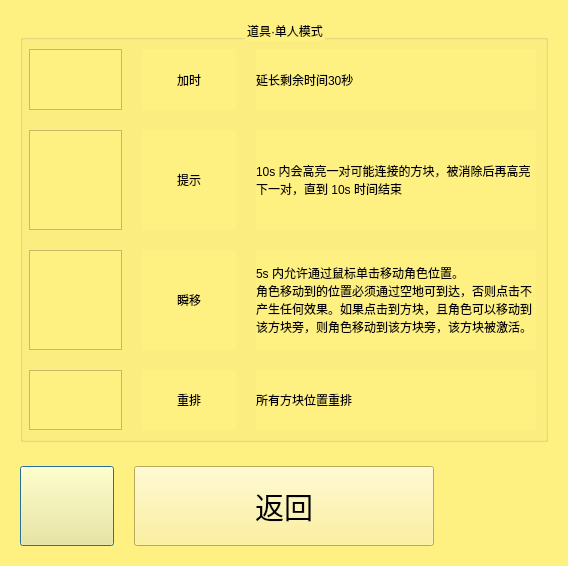
<?xml version="1.0" encoding="UTF-8"?>
<ui version="4.0">
 <class>GameHelp</class>
 <widget class="QDialog" name="GameHelp">
  <property name="geometry">
   <rect>
    <x>0</x>
    <y>0</y>
    <width>568</width>
    <height>566</height>
   </rect>
  </property>
  <property name="windowTitle">
   <string>游戏帮助</string>
  </property>
  <property name="styleSheet">
   <string notr="true">background-color: rgb(255, 240, 130);
font: 14pt &quot;楷体_GB2312&quot;;</string>
  </property>
  <layout class="QVBoxLayout" name="verticalLayout_3" stretch="5,1">
   <item>
    <widget class="QStackedWidget" name="stackedWidget">
     <property name="currentIndex">
      <number>1</number>
     </property>
     <widget class="QWidget" name="page">
      <layout class="QVBoxLayout" name="verticalLayout_4">
       <item>
        <widget class="QGroupBox" name="groupBox">
         <property name="title">
          <string>操作方法（单人模式默认 玩家1）</string>
         </property>
         <property name="alignment">
          <set>Qt::AlignCenter</set>
         </property>
         <layout class="QHBoxLayout" name="horizontalLayout">
          <item>
           <widget class="QWidget" name="widget" native="true">
            <layout class="QVBoxLayout" name="verticalLayout" stretch="1,4,3">
             <item>
              <widget class="QLabel" name="label">
               <property name="text">
                <string>玩家1</string>
               </property>
               <property name="alignment">
                <set>Qt::AlignCenter</set>
               </property>
              </widget>
             </item>
             <item>
              <widget class="QFrame" name="frame">
               <property name="styleSheet">
                <string notr="true">border-image: url(:/res/Game/img/WASD.png);</string>
               </property>
               <property name="frameShape">
                <enum>QFrame::StyledPanel</enum>
               </property>
               <property name="frameShadow">
                <enum>QFrame::Raised</enum>
               </property>
              </widget>
             </item>
             <item>
              <widget class="QLabel" name="label_3">
               <property name="font">
                <font>
                 <family>楷体_GB2312</family>
                 <pointsize>14</pointsize>
                 <italic>false</italic>
                 <bold>false</bold>
                 <kerning>true</kerning>
                </font>
               </property>
               <property name="text">
                <string>W：上移一步 
A：左移一步  
S：下移一步  
D：右移一步  
</string>
               </property>
               <property name="alignment">
                <set>Qt::AlignCenter</set>
               </property>
               <property name="indent">
                <number>-1</number>
               </property>
              </widget>
             </item>
            </layout>
           </widget>
          </item>
          <item>
           <widget class="QWidget" name="widget_2" native="true">
            <layout class="QVBoxLayout" name="verticalLayout_2" stretch="1,4,3">
             <item>
              <widget class="QLabel" name="label_2">
               <property name="text">
                <string>玩家2</string>
               </property>
               <property name="alignment">
                <set>Qt::AlignCenter</set>
               </property>
              </widget>
             </item>
             <item>
              <widget class="QFrame" name="frame_2">
               <property name="styleSheet">
                <string notr="true">border-image: url(:/res/Game/img/udlr.png);</string>
               </property>
               <property name="frameShape">
                <enum>QFrame::StyledPanel</enum>
               </property>
               <property name="frameShadow">
                <enum>QFrame::Raised</enum>
               </property>
              </widget>
             </item>
             <item>
              <widget class="QLabel" name="label_4">
               <property name="text">
                <string>↑：上移一步 
←：左移一步  
↓：下移一步  
→：右移一步  
</string>
               </property>
               <property name="alignment">
                <set>Qt::AlignCenter</set>
               </property>
              </widget>
             </item>
            </layout>
           </widget>
          </item>
         </layout>
        </widget>
       </item>
      </layout>
     </widget>
     <widget class="QWidget" name="page_2">
      <layout class="QHBoxLayout" name="horizontalLayout_2">
       <item>
        <widget class="QGroupBox" name="groupBox_3">
         <property name="title">
          <string>道具·单人模式</string>
         </property>
         <property name="alignment">
          <set>Qt::AlignCenter</set>
         </property>
         <layout class="QGridLayout" name="gridLayout" rowstretch="1,2,3,1" columnstretch="1,1,3" rowminimumheight="1,1,1,1" columnminimumwidth="1,1,3">
          <property name="leftMargin">
           <number>6</number>
          </property>
          <property name="spacing">
           <number>20</number>
          </property>
          <item row="3" column="1">
           <widget class="QLabel" name="label_11">
            <property name="text">
             <string>重排</string>
            </property>
            <property name="alignment">
             <set>Qt::AlignCenter</set>
            </property>
           </widget>
          </item>
          <item row="0" column="0">
           <widget class="QFrame" name="frame_3">
            <property name="maximumSize">
             <size>
              <width>100</width>
              <height>100</height>
             </size>
            </property>
            <property name="styleSheet">
             <string notr="true">border-image: url(:/res/prop/img/ExtraTime.PNG);</string>
            </property>
            <property name="frameShape">
             <enum>QFrame::StyledPanel</enum>
            </property>
            <property name="frameShadow">
             <enum>QFrame::Raised</enum>
            </property>
           </widget>
          </item>
          <item row="3" column="0">
           <widget class="QFrame" name="frame_6">
            <property name="maximumSize">
             <size>
              <width>100</width>
              <height>100</height>
             </size>
            </property>
            <property name="whatsThis">
             <string/>
            </property>
            <property name="styleSheet">
             <string notr="true">border-image: url(:/res/prop/img/Shuffle.png);</string>
            </property>
            <property name="frameShape">
             <enum>QFrame::StyledPanel</enum>
            </property>
            <property name="frameShadow">
             <enum>QFrame::Raised</enum>
            </property>
           </widget>
          </item>
          <item row="1" column="1">
           <widget class="QLabel" name="label_8">
            <property name="text">
             <string>提示</string>
            </property>
            <property name="alignment">
             <set>Qt::AlignCenter</set>
            </property>
           </widget>
          </item>
          <item row="1" column="0">
           <widget class="QFrame" name="frame_4">
            <property name="maximumSize">
             <size>
              <width>100</width>
              <height>100</height>
             </size>
            </property>
            <property name="styleSheet">
             <string notr="true">border-image: url(:/res/prop/img/Hint.png);</string>
            </property>
            <property name="frameShape">
             <enum>QFrame::StyledPanel</enum>
            </property>
            <property name="frameShadow">
             <enum>QFrame::Raised</enum>
            </property>
           </widget>
          </item>
          <item row="2" column="0">
           <widget class="QFrame" name="frame_5">
            <property name="maximumSize">
             <size>
              <width>100</width>
              <height>100</height>
             </size>
            </property>
            <property name="styleSheet">
             <string notr="true">border-image: url(:/res/prop/img/Flash.PNG);</string>
            </property>
            <property name="frameShape">
             <enum>QFrame::StyledPanel</enum>
            </property>
            <property name="frameShadow">
             <enum>QFrame::Raised</enum>
            </property>
           </widget>
          </item>
          <item row="0" column="1">
           <widget class="QLabel" name="label_7">
            <property name="text">
             <string>加时</string>
            </property>
            <property name="alignment">
             <set>Qt::AlignCenter</set>
            </property>
           </widget>
          </item>
          <item row="2" column="1">
           <widget class="QLabel" name="label_9">
            <property name="text">
             <string>瞬移</string>
            </property>
            <property name="alignment">
             <set>Qt::AlignCenter</set>
            </property>
           </widget>
          </item>
          <item row="0" column="2">
           <widget class="QLabel" name="label_5">
            <property name="styleSheet">
             <string notr="true"/>
            </property>
            <property name="text">
             <string>延长剩余时间30秒</string>
            </property>
            <property name="wordWrap">
             <bool>true</bool>
            </property>
           </widget>
          </item>
          <item row="1" column="2">
           <widget class="QLabel" name="label_6">
            <property name="styleSheet">
             <string notr="true">font: 12pt &quot;楷体&quot;;</string>
            </property>
            <property name="text">
             <string>10s 内会⾼亮⼀对可能连接的⽅块，被消除后再⾼亮下⼀对，直到 10s 时间结束</string>
            </property>
            <property name="wordWrap">
             <bool>true</bool>
            </property>
           </widget>
          </item>
          <item row="2" column="2">
           <widget class="QLabel" name="label_10">
            <property name="styleSheet">
             <string notr="true">font: 11pt &quot;楷体&quot;;</string>
            </property>
            <property name="text">
             <string>5s 内允许通过⿏标单击移动⻆⾊位置。
⻆⾊移动到的位置必须通过空地可到达，否则点击不产⽣任何效果。如果点击到⽅块，且⻆⾊可以移动到该⽅块旁，则⻆⾊移动到该⽅块旁，该⽅块被激活。</string>
            </property>
            <property name="scaledContents">
             <bool>false</bool>
            </property>
            <property name="wordWrap">
             <bool>true</bool>
            </property>
           </widget>
          </item>
          <item row="3" column="2">
           <widget class="QLabel" name="label_12">
            <property name="styleSheet">
             <string notr="true"/>
            </property>
            <property name="text">
             <string>所有⽅块位置重排</string>
            </property>
            <property name="wordWrap">
             <bool>true</bool>
            </property>
           </widget>
          </item>
         </layout>
        </widget>
       </item>
      </layout>
     </widget>
     <widget class="QWidget" name="page_3">
      <layout class="QHBoxLayout" name="horizontalLayout_3">
       <item>
        <widget class="QGroupBox" name="groupBox_4">
         <property name="title">
          <string>道具·双人模式</string>
         </property>
         <property name="alignment">
          <set>Qt::AlignCenter</set>
         </property>
         <layout class="QGridLayout" name="gridLayout_2" rowstretch="1,2,1,1,1" columnstretch="1,1,3" rowminimumheight="1,1,1,1,1" columnminimumwidth="1,1,3">
          <property name="horizontalSpacing">
           <number>10</number>
          </property>
          <property name="verticalSpacing">
           <number>20</number>
          </property>
          <item row="3" column="0">
           <widget class="QFrame" name="frame_9">
            <property name="minimumSize">
             <size>
              <width>60</width>
              <height>60</height>
             </size>
            </property>
            <property name="maximumSize">
             <size>
              <width>100</width>
              <height>100</height>
             </size>
            </property>
            <property name="styleSheet">
             <string notr="true">border-image: url(:/res/prop/img/Dizzy.PNG);</string>
            </property>
            <property name="frameShape">
             <enum>QFrame::StyledPanel</enum>
            </property>
            <property name="frameShadow">
             <enum>QFrame::Raised</enum>
            </property>
           </widget>
          </item>
          <item row="1" column="1">
           <widget class="QLabel" name="label_15">
            <property name="text">
             <string>提示</string>
            </property>
            <property name="alignment">
             <set>Qt::AlignCenter</set>
            </property>
           </widget>
          </item>
          <item row="0" column="0">
           <widget class="QFrame" name="frame_7">
            <property name="sizePolicy">
             <sizepolicy hsizetype="Preferred" vsizetype="Preferred">
              <horstretch>0</horstretch>
              <verstretch>0</verstretch>
             </sizepolicy>
            </property>
            <property name="minimumSize">
             <size>
              <width>60</width>
              <height>60</height>
             </size>
            </property>
            <property name="maximumSize">
             <size>
              <width>100</width>
              <height>100</height>
             </size>
            </property>
            <property name="styleSheet">
             <string notr="true">border-image: url(:/res/prop/img/ExtraTime.PNG);</string>
            </property>
            <property name="frameShape">
             <enum>QFrame::StyledPanel</enum>
            </property>
            <property name="frameShadow">
             <enum>QFrame::Raised</enum>
            </property>
           </widget>
          </item>
          <item row="1" column="0">
           <widget class="QFrame" name="frame_8">
            <property name="minimumSize">
             <size>
              <width>60</width>
              <height>60</height>
             </size>
            </property>
            <property name="maximumSize">
             <size>
              <width>100</width>
              <height>100</height>
             </size>
            </property>
            <property name="styleSheet">
             <string notr="true">border-image: url(:/res/prop/img/Hint.png);</string>
            </property>
            <property name="frameShape">
             <enum>QFrame::StyledPanel</enum>
            </property>
            <property name="frameShadow">
             <enum>QFrame::Raised</enum>
            </property>
           </widget>
          </item>
          <item row="0" column="1">
           <widget class="QLabel" name="label_13">
            <property name="text">
             <string>加时</string>
            </property>
            <property name="alignment">
             <set>Qt::AlignCenter</set>
            </property>
           </widget>
          </item>
          <item row="2" column="1">
           <widget class="QLabel" name="label_20">
            <property name="text">
             <string>重排</string>
            </property>
            <property name="alignment">
             <set>Qt::AlignCenter</set>
            </property>
           </widget>
          </item>
          <item row="4" column="0">
           <widget class="QFrame" name="frame_10">
            <property name="minimumSize">
             <size>
              <width>60</width>
              <height>60</height>
             </size>
            </property>
            <property name="maximumSize">
             <size>
              <width>100</width>
              <height>100</height>
             </size>
            </property>
            <property name="styleSheet">
             <string notr="true">border-image: url(:/res/prop/img/Freeze.png);</string>
            </property>
            <property name="frameShape">
             <enum>QFrame::StyledPanel</enum>
            </property>
            <property name="frameShadow">
             <enum>QFrame::Raised</enum>
            </property>
           </widget>
          </item>
          <item row="2" column="0">
           <widget class="QFrame" name="frame_11">
            <property name="minimumSize">
             <size>
              <width>60</width>
              <height>60</height>
             </size>
            </property>
            <property name="maximumSize">
             <size>
              <width>100</width>
              <height>100</height>
             </size>
            </property>
            <property name="styleSheet">
             <string notr="true">border-image: url(:/res/prop/img/Shuffle.png);</string>
            </property>
            <property name="frameShape">
             <enum>QFrame::StyledPanel</enum>
            </property>
            <property name="frameShadow">
             <enum>QFrame::Raised</enum>
            </property>
           </widget>
          </item>
          <item row="3" column="1">
           <widget class="QLabel" name="label_17">
            <property name="text">
             <string>晕眩</string>
            </property>
            <property name="alignment">
             <set>Qt::AlignCenter</set>
            </property>
           </widget>
          </item>
          <item row="4" column="1">
           <widget class="QLabel" name="label_21">
            <property name="text">
             <string>冻结</string>
            </property>
            <property name="alignment">
             <set>Qt::AlignCenter</set>
            </property>
           </widget>
          </item>
          <item row="0" column="2">
           <widget class="QLabel" name="label_14">
            <property name="styleSheet">
             <string notr="true"/>
            </property>
            <property name="text">
             <string>延长剩余时间30秒</string>
            </property>
            <property name="wordWrap">
             <bool>true</bool>
            </property>
           </widget>
          </item>
          <item row="1" column="2">
           <widget class="QLabel" name="label_16">
            <property name="styleSheet">
             <string notr="true">font: 12pt &quot;楷体&quot;;</string>
            </property>
            <property name="text">
             <string>10s 内会⾼亮⼀对可能连接的⽅块，被消除后再⾼亮下⼀对，直到 10s 时间结束</string>
            </property>
            <property name="wordWrap">
             <bool>true</bool>
            </property>
           </widget>
          </item>
          <item row="2" column="2">
           <widget class="QLabel" name="label_19">
            <property name="styleSheet">
             <string notr="true"/>
            </property>
            <property name="text">
             <string>所有⽅块位置重排</string>
            </property>
            <property name="wordWrap">
             <bool>true</bool>
            </property>
           </widget>
          </item>
          <item row="3" column="2">
           <widget class="QLabel" name="label_18">
            <property name="styleSheet">
             <string notr="true">font: 14pt &quot;楷体&quot;;</string>
            </property>
            <property name="text">
             <string>对⼿ 10s 内移动⽅向颠倒（上下左右颠倒）</string>
            </property>
            <property name="scaledContents">
             <bool>false</bool>
            </property>
            <property name="wordWrap">
             <bool>true</bool>
            </property>
           </widget>
          </item>
          <item row="4" column="2">
           <widget class="QLabel" name="label_22">
            <property name="styleSheet">
             <string notr="true">font: 14pt &quot;楷体&quot;;</string>
            </property>
            <property name="text">
             <string>对⼿ 3s 内⽆法移动</string>
            </property>
            <property name="scaledContents">
             <bool>false</bool>
            </property>
            <property name="wordWrap">
             <bool>true</bool>
            </property>
           </widget>
          </item>
         </layout>
        </widget>
       </item>
      </layout>
     </widget>
    </widget>
   </item>
   <item>
    <widget class="QWidget" name="widget_3" native="true">
     <layout class="QHBoxLayout" name="horizontalLayout_4" stretch="1,3,1">
      <property name="spacing">
       <number>20</number>
      </property>
      <item>
       <widget class="QPushButton" name="btn_forward">
        <property name="sizePolicy">
         <sizepolicy hsizetype="Preferred" vsizetype="Preferred">
          <horstretch>0</horstretch>
          <verstretch>0</verstretch>
         </sizepolicy>
        </property>
        <property name="styleSheet">
         <string notr="true">border-image: url(:/res/mainScene/forwardBtn.PNG);</string>
        </property>
        <property name="text">
         <string/>
        </property>
       </widget>
      </item>
      <item>
       <widget class="QPushButton" name="btn_back">
        <property name="sizePolicy">
         <sizepolicy hsizetype="Preferred" vsizetype="Fixed">
          <horstretch>0</horstretch>
          <verstretch>0</verstretch>
         </sizepolicy>
        </property>
        <property name="minimumSize">
         <size>
          <width>300</width>
          <height>80</height>
         </size>
        </property>
        <property name="font">
         <font>
          <family>楷体</family>
          <pointsize>22</pointsize>
          <italic>false</italic>
          <bold>false</bold>
         </font>
        </property>
        <property name="styleSheet">
         <string notr="true">border-image: url(:/res/mainScene/optionBtn.PNG);
font: 22pt &quot;楷体&quot;;</string>
        </property>
        <property name="text">
         <string>返回</string>
        </property>
       </widget>
      </item>
      <item>
       <widget class="QPushButton" name="btn_after">
        <property name="sizePolicy">
         <sizepolicy hsizetype="Preferred" vsizetype="Preferred">
          <horstretch>0</horstretch>
          <verstretch>0</verstretch>
         </sizepolicy>
        </property>
        <property name="styleSheet">
         <string notr="true">border-image: url(:/res/mainScene/afterwardBtn.PNG);
border : 0px;</string>
        </property>
        <property name="text">
         <string/>
        </property>
       </widget>
      </item>
     </layout>
    </widget>
   </item>
  </layout>
 </widget>
 <resources/>
 <connections/>
</ui>
